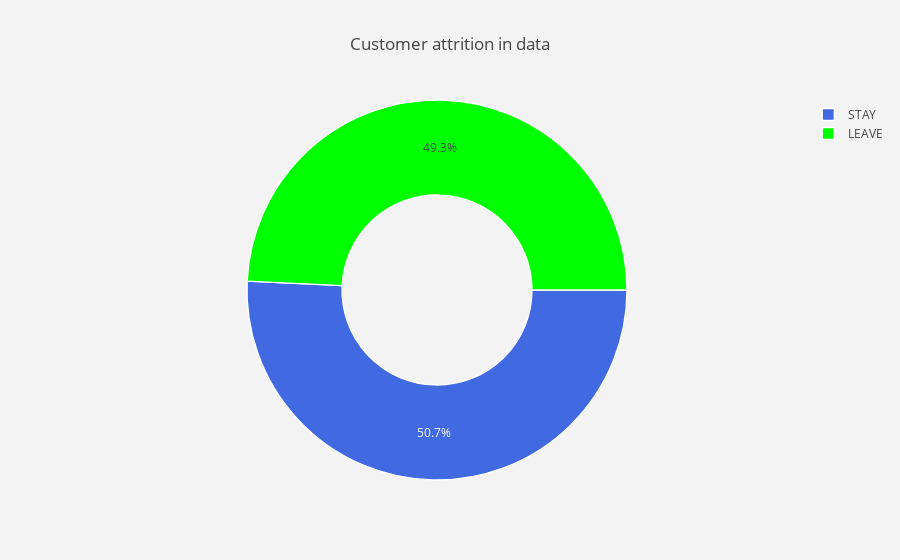

The code cell stored with this chart in its notebook:
### Markdown cell above
### Data Manipuation

### Code cell
#Tenure to categorical column
def average_call_duration_lab(data) :
    
    if data["AVERAGE_CALL_DURATION"] <=  4:
        return "Call Duration_0-4"
    elif (data["AVERAGE_CALL_DURATION"] > 4) & (data["AVERAGE_CALL_DURATION"] <= 7 ):
        return "Call Duration_4-7"
    elif (data["AVERAGE_CALL_DURATION"] > 7) & (data["AVERAGE_CALL_DURATION"] <= 10) :
        return "Call Duration_7-10"
    elif (data["AVERAGE_CALL_DURATION"] > 10) & (data["AVERAGE_CALL_DURATION"] <= 15) :
        return "Call Duration_10-15"
    
data["avg_call_duration_label"] = data.apply(lambda data:average_call_duration_lab(data),
                                      axis = 1)

#Separating churn and non churn customers
churn     = data[data["LEAVE"] == "LEAVE"]
not_churn = data[data["LEAVE"] == "STAY"]

#Separating catagorical and numerical columns
target_col = ["LEAVE"]
cat_cols   = data.nunique()[churn.nunique() < 6].keys().tolist()
cat_cols   = [x for x in cat_cols if x not in target_col]
num_cols   = [x for x in data.columns if x not in cat_cols + target_col]

#Binary columns with 2 values
bin_cols   = data.nunique()[data.nunique() == 2].keys().tolist()
#Columns more than 2 values
multi_cols = [i for i in cat_cols if i not in bin_cols]

#labels
lab = data["LEAVE"].value_counts().keys().tolist()
#values
val = data["LEAVE"].value_counts().values.tolist()
# print(churn["LEAVE"].value_counts())
trace = go.Pie(labels = lab ,
               values = val ,
               marker = dict(colors =  [ 'royalblue' ,'lime'],
                             line = dict(color = "white",
                                         width =  1.3)
                            ),
               rotation = 90,
               hoverinfo = "label+value+text",
               hole = .5
              )
layout = go.Layout(dict(title = "Customer attrition in data",
                        plot_bgcolor  = "rgb(243,243,243)",
                        paper_bgcolor = "rgb(243,243,243)",
                       )
                  )

data1 = [trace]
fig = go.Figure(data = data1,layout = layout)
py.iplot(fig)

### Figure 1 — Plotly figure (JSON) as saved in the notebook; plotly's stock layout.template omitted (floating-point values rounded to 4 significant figures)
{"data": [{"hole": 0.5, "hoverinfo": "label+value+text", "labels": ["STAY", "LEAVE"], "marker": {"colors": ["royalblue", "lime"], "line": {"color": "white", "width": 1.3}}, "rotation": 90, "type": "pie", "uid": "8061b62f-3286-4084-a4d9-f501827134f5", "values": [10148, 9852]}], "layout": {"paper_bgcolor": "rgb(243,243,243)", "plot_bgcolor": "rgb(243,243,243)", "title": {"text": "Customer attrition in data"}}}
